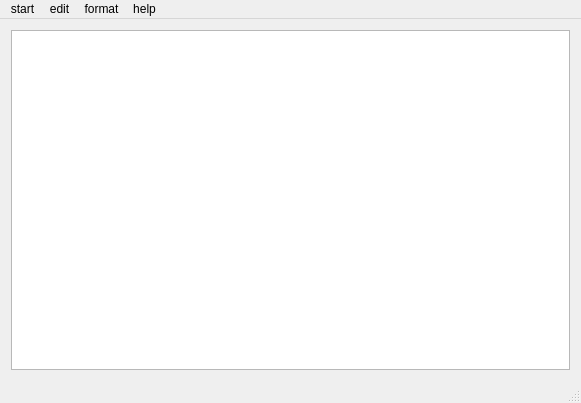
<?xml version="1.0" encoding="UTF-8"?>
<ui version="4.0">
 <class>MainWindow</class>
 <widget class="QMainWindow" name="MainWindow">
  <property name="geometry">
   <rect>
    <x>0</x>
    <y>0</y>
    <width>581</width>
    <height>403</height>
   </rect>
  </property>
  <property name="windowTitle">
   <string>MainWindow</string>
  </property>
  <widget class="QWidget" name="centralWidget">
   <layout class="QGridLayout" name="gridLayout">
    <item row="0" column="0">
     <widget class="QTextEdit" name="textEdit">
      <property name="sizePolicy">
       <sizepolicy hsizetype="Expanding" vsizetype="Expanding">
        <horstretch>0</horstretch>
        <verstretch>0</verstretch>
       </sizepolicy>
      </property>
      <property name="cursor" stdset="0">
       <cursorShape>ArrowCursor</cursorShape>
      </property>
      <property name="autoFillBackground">
       <bool>true</bool>
      </property>
     </widget>
    </item>
   </layout>
  </widget>
  <widget class="QMenuBar" name="menuBar">
   <property name="geometry">
    <rect>
     <x>0</x>
     <y>0</y>
     <width>581</width>
     <height>23</height>
    </rect>
   </property>
   <widget class="QMenu" name="menu">
    <property name="title">
     <string>start</string>
    </property>
    <addaction name="start_open"/>
    <addaction name="start_Save"/>
    <addaction name="start_Save_As"/>
    <addaction name="separator"/>
    <addaction name="actionprint"/>
    <addaction name="separator"/>
    <addaction name="exit"/>
   </widget>
   <widget class="QMenu" name="menuhelp_H">
    <property name="title">
     <string>help</string>
    </property>
    <addaction name="actionAbout"/>
   </widget>
   <widget class="QMenu" name="menuedit">
    <property name="title">
     <string>edit</string>
    </property>
    <addaction name="actionUndo"/>
    <addaction name="actionRedo"/>
    <addaction name="separator"/>
    <addaction name="actioncut"/>
    <addaction name="actionCopy"/>
    <addaction name="actionPaste"/>
    <addaction name="actionSelect_All"/>
    <addaction name="actionDelete"/>
    <addaction name="separator"/>
    <addaction name="actionGet_time"/>
   </widget>
   <widget class="QMenu" name="menuformat">
    <property name="title">
     <string>format</string>
    </property>
    <addaction name="actiontypeface"/>
    <addaction name="actioncolor"/>
   </widget>
   <addaction name="menu"/>
   <addaction name="menuedit"/>
   <addaction name="menuformat"/>
   <addaction name="menuhelp_H"/>
  </widget>
  <widget class="QStatusBar" name="statusBar"/>
  <action name="start_new">
   <property name="text">
    <string>New(&amp;N)</string>
   </property>
  </action>
  <action name="exit">
   <property name="text">
    <string>Quit</string>
   </property>
  </action>
  <action name="start_Save_As">
   <property name="text">
    <string>Save As</string>
   </property>
  </action>
  <action name="actionAbout">
   <property name="text">
    <string>About</string>
   </property>
  </action>
  <action name="start_open">
   <property name="text">
    <string>Open</string>
   </property>
  </action>
  <action name="start_Save">
   <property name="text">
    <string>Save</string>
   </property>
  </action>
  <action name="actionUndo">
   <property name="text">
    <string>Undo</string>
   </property>
  </action>
  <action name="actionRedo">
   <property name="text">
    <string>Redo</string>
   </property>
  </action>
  <action name="actioncut">
   <property name="text">
    <string>Cut</string>
   </property>
  </action>
  <action name="actionCopy">
   <property name="text">
    <string>Copy</string>
   </property>
  </action>
  <action name="actionPaste">
   <property name="checkable">
    <bool>false</bool>
   </property>
   <property name="text">
    <string>Paste</string>
   </property>
  </action>
  <action name="actionSelect_All">
   <property name="text">
    <string>Select All</string>
   </property>
  </action>
  <action name="actionDelete">
   <property name="text">
    <string>Delete</string>
   </property>
  </action>
  <action name="actiontypeface">
   <property name="text">
    <string>Typeface</string>
   </property>
  </action>
  <action name="actioncolor">
   <property name="text">
    <string>Color</string>
   </property>
  </action>
  <action name="actionprint">
   <property name="text">
    <string>Print</string>
   </property>
  </action>
  <action name="actionGet_time">
   <property name="text">
    <string>Get time</string>
   </property>
  </action>
 </widget>
 <layoutdefault spacing="6" margin="11"/>
 <resources/>
 <connections/>
</ui>
